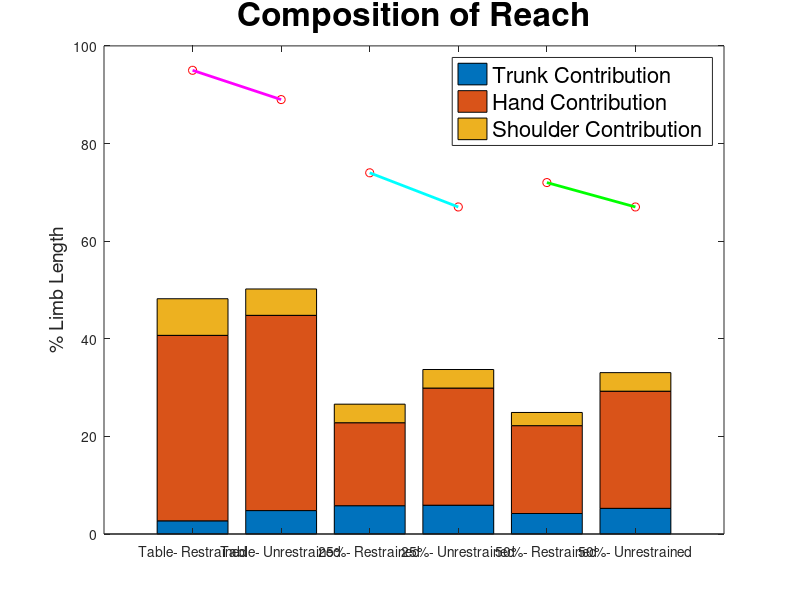

The MATLAB source for this figure:
%% Stacked Bar plots 

% K. SUVADA April 2022

% Playing with idea of composition of reach. Based on RTIS2001 Paretic
% results.


% RTIS2001 Averages - Paretic Arm
% TR,25R, 50R, TU, 25U, 50U
% Trunk, hand, Shoulder
%y = [2.7 38 7.5; 5.8 17 3.8; 4.2 18 2.7; 4.8 40 5.4; 5.9 24 3.8; 5.26 24 3.8];

y = [2.7 38 7.5;4.8 40 5.4; 5.8 17 3.8; 5.9 24 3.8; 4.2 18 2.7; 5.26 24 3.8];
bar(y,'stacked')
hold on
plot(1,95,'ro-')
plot(2,89,'ro-')
plot([1 2],[95,89],'m','LineWidth',2)
plot(3,74,'ro-')
plot(4,67,'ro-')
plot([3 4],[74,67],'c','LineWidth',2)
plot(5,72,'ro-')
plot(6,67,'ro-')
plot([5 6],[72,67],'g','LineWidth',2)

legend('Trunk Contribution','Hand Contribution','Shoulder Contribution','FontSize',16)
ylabel('% Limb Length','FontSize',14)
title('Composition of Reach','FontSize',24)
xticklabels({'Table- Restrained','Table- Unrestrained','25%- Restrained','25%- Unrestrained','50%- Restrained','50%- Unrestrained','FontSize',16})
ylim([0 100])